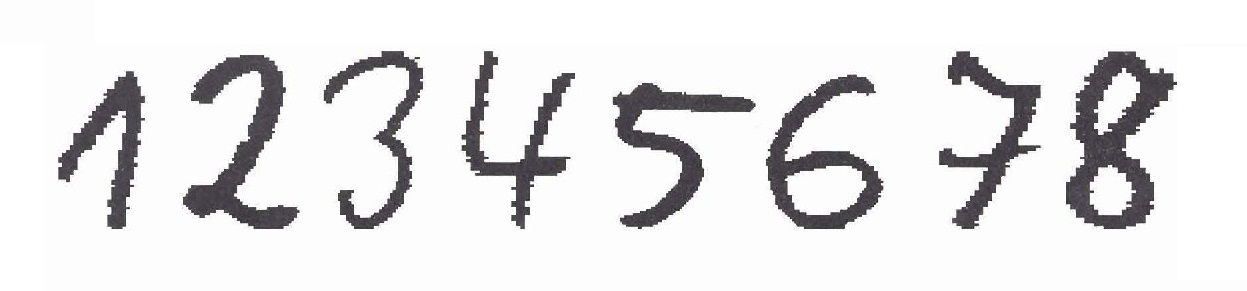
#> input picture data/hand_written_numbers.jpg, 1247 x 291 px
$ python 18_object_measure.py   (older library calls are emulated)
#> lines starting #> are read from the running program, lines starting #| are printed output that depends on the picture; after the words box and inside, x2 and y2 are one past the last pixel; in counts of white or black regions, pixels touching at a corner belong together
# The code is shared on SDSC Github

import cv2 as cv
import numpy as np

hand_written_numbers = cv.imread("../data/hand_written_numbers.jpg") # read image
#> hand_written_numbers is the input picture: shape (291, 1247, 3); mean B, G, R 229.8, 229.1, 229.6
cv.imshow("Original", hand_written_numbers)

GrayImg = cv.cvtColor(hand_written_numbers, cv.COLOR_BGR2GRAY) # convert from BGR to GRAY

# image binarization using Otsu's method
ret, BinaryImg = cv.threshold(GrayImg, 0, 255, cv.THRESH_BINARY_INV | cv.THRESH_OTSU)
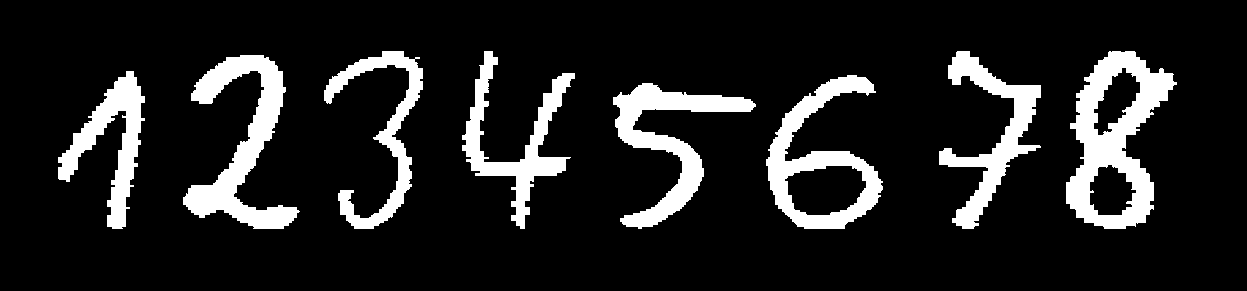
#> BinaryImg: shape (291, 1247); 13.2% white; 8 white regions
#> ret = 163

# detect object contours of the binary image
contours_info, zz = cv.findContours(BinaryImg, cv.RETR_EXTERNAL, cv.CHAIN_APPROX_SIMPLE)
#> contours_info = 8 contours; box (x1, y1, x2, y2) and area: (1066, 51, 1177, 229) 11704, (766, 75, 883, 229) 8868, (183, 55, 300, 229) 6826, (613, 83, 756, 229) 5637, (939, 51, 1041, 229) 4933, (462, 51, 575, 229) 4648, (58, 71, 145, 229) 4358, (324, 51, 423, 229) 3922; zz = [[1, -1, -1, -1], [2, 0, -1, -1], [3, 1, -1, -1], [4, 2, -1, -1], [5, 3, -1, -1], [6, 4, -1, -1], [7, 5, -1, -1], [-1, 6, -1, -1]]

for i, contour in enumerate(contours_info): # go through each contour
      x, y, width, height = cv.boundingRect(contour) # get the  top-left coordinate, width and height
      moments = cv.moments(contour) # object moments
      center_x = moments['m10']/moments['m00'] # x position
      center_y = moments['m01']/moments['m00'] # y position
      cv.circle(hand_written_numbers, (np.int(center_x), np.int(center_y)), 2, (0, 255, 255), -1) # draw the center
      cv.rectangle(hand_written_numbers, (x, y), (x+width, y+height), (0, 0, 255), 2) # draw a box enclosing the object
#> this loop made 8 passes
#> (x, y, width, height, center_x, center_y) on passes 1 to 8: (613, 83, 143, 146, 668.4, 141.2), (766, 75, 117, 154, 821.5, 169.7), (58, 71, 87, 158, 111.6, 142.3), (183, 55, 117, 174, 241.9, 144.1), (1066, 51, 111, 178, 1114.3, 140.8), (939, 51, 102, 178, 990.5, 134), (462, 51, 113, 178, 515.1, 140.4), (324, 51, 99, 178, 382.2, 132)
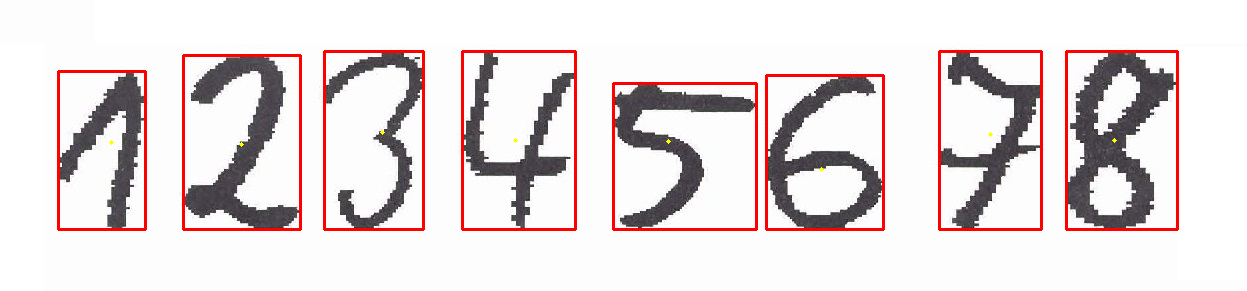
#> hand_written_numbers: shape (291, 1247, 3); 3.71% of pixels changed, all inside (x1, y1, x2, y2) = (57, 50, 1179, 231)
cv.imshow("measure-contours", hand_written_numbers)

cv.waitKey(0) # wait for any key press
cv.destroyAllWindows() # close all windows
